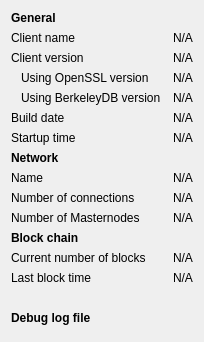
     <widget class="QWidget" name="tab_info">
      <attribute name="title">
       <string>&amp;Information</string>
      </attribute>
      <layout class="QGridLayout" name="gridLayout" columnstretch="0,0">
       <property name="horizontalSpacing">
        <number>12</number>
       </property>
       <item row="0" column="0">
        <widget class="QLabel" name="generalHeader">
         <property name="font">
          <font>
           <weight>75</weight>
           <bold>true</bold>
          </font>
         </property>
         <property name="text">
          <string>General</string>
         </property>
        </widget>
       </item>
       <item row="1" column="0">
        <widget class="QLabel" name="clientNameLabel">
         <property name="text">
          <string>Client name</string>
         </property>
        </widget>
       </item>
       <item row="1" column="1">
        <widget class="QLabel" name="clientName">
         <property name="cursor">
          <cursorShape>IBeamCursor</cursorShape>
         </property>
         <property name="text">
          <string>N/A</string>
         </property>
         <property name="textFormat">
          <enum>Qt::PlainText</enum>
         </property>
         <property name="textInteractionFlags">
          <set>Qt::LinksAccessibleByMouse|Qt::TextSelectableByKeyboard|Qt::TextSelectableByMouse</set>
         </property>
        </widget>
       </item>
       <item row="2" column="0">
        <widget class="QLabel" name="clientVersionLabel">
         <property name="text">
          <string>Client version</string>
         </property>
        </widget>
       </item>
       <item row="2" column="1">
        <widget class="QLabel" name="clientVersion">
         <property name="cursor">
          <cursorShape>IBeamCursor</cursorShape>
         </property>
         <property name="text">
          <string>N/A</string>
         </property>
         <property name="textFormat">
          <enum>Qt::PlainText</enum>
         </property>
         <property name="textInteractionFlags">
          <set>Qt::LinksAccessibleByMouse|Qt::TextSelectableByKeyboard|Qt::TextSelectableByMouse</set>
         </property>
        </widget>
       </item>
       <item row="3" column="0">
        <widget class="QLabel" name="openSSLVersionLabel">
         <property name="text">
          <string>Using OpenSSL version</string>
         </property>
         <property name="indent">
          <number>10</number>
         </property>
        </widget>
       </item>
       <item row="3" column="1">
        <widget class="QLabel" name="openSSLVersion">
         <property name="cursor">
          <cursorShape>IBeamCursor</cursorShape>
         </property>
         <property name="text">
          <string>N/A</string>
         </property>
         <property name="textFormat">
          <enum>Qt::PlainText</enum>
         </property>
         <property name="textInteractionFlags">
          <set>Qt::LinksAccessibleByMouse|Qt::TextSelectableByKeyboard|Qt::TextSelectableByMouse</set>
         </property>
        </widget>
       </item>
       <item row="4" column="0">
        <widget class="QLabel" name="berkeleyDBVersionLabel">
         <property name="text">
          <string>Using BerkeleyDB version</string>
         </property>
         <property name="indent">
          <number>10</number>
         </property>
        </widget>
       </item>
       <item row="4" column="1">
        <widget class="QLabel" name="berkeleyDBVersion">
         <property name="cursor">
          <cursorShape>IBeamCursor</cursorShape>
         </property>
         <property name="text">
          <string>N/A</string>
         </property>
         <property name="textFormat">
          <enum>Qt::PlainText</enum>
         </property>
         <property name="textInteractionFlags">
          <set>Qt::LinksAccessibleByMouse|Qt::TextSelectableByKeyboard|Qt::TextSelectableByMouse</set>
         </property>
        </widget>
       </item>
       <item row="5" column="0">
        <widget class="QLabel" name="buildDateLabel">
         <property name="text">
          <string>Build date</string>
         </property>
        </widget>
       </item>
       <item row="5" column="1">
        <widget class="QLabel" name="buildDate">
         <property name="cursor">
          <cursorShape>IBeamCursor</cursorShape>
         </property>
         <property name="text">
          <string>N/A</string>
         </property>
         <property name="textFormat">
          <enum>Qt::PlainText</enum>
         </property>
         <property name="textInteractionFlags">
          <set>Qt::LinksAccessibleByMouse|Qt::TextSelectableByKeyboard|Qt::TextSelectableByMouse</set>
         </property>
        </widget>
       </item>
       <item row="6" column="0">
        <widget class="QLabel" name="startupTimeLabel">
         <property name="text">
          <string>Startup time</string>
         </property>
        </widget>
       </item>
       <item row="6" column="1">
        <widget class="QLabel" name="startupTime">
         <property name="cursor">
          <cursorShape>IBeamCursor</cursorShape>
         </property>
         <property name="text">
          <string>N/A</string>
         </property>
         <property name="textFormat">
          <enum>Qt::PlainText</enum>
         </property>
         <property name="textInteractionFlags">
          <set>Qt::LinksAccessibleByMouse|Qt::TextSelectableByKeyboard|Qt::TextSelectableByMouse</set>
         </property>
        </widget>
       </item>
       <item row="7" column="0">
        <widget class="QLabel" name="networkHeader">
         <property name="font">
          <font>
           <weight>75</weight>
           <bold>true</bold>
          </font>
         </property>
         <property name="text">
          <string>Network</string>
         </property>
        </widget>
       </item>
       <item row="8" column="0">
        <widget class="QLabel" name="networkNameLabel">
         <property name="text">
          <string>Name</string>
         </property>
        </widget>
       </item>
       <item row="8" column="1">
        <widget class="QLabel" name="networkName">
         <property name="cursor">
          <cursorShape>IBeamCursor</cursorShape>
         </property>
         <property name="text">
          <string>N/A</string>
         </property>
         <property name="textFormat">
          <enum>Qt::PlainText</enum>
         </property>
         <property name="textInteractionFlags">
          <set>Qt::LinksAccessibleByMouse|Qt::TextSelectableByKeyboard|Qt::TextSelectableByMouse</set>
         </property>
        </widget>
       </item>
       <item row="9" column="0">
        <widget class="QLabel" name="numberOfConnectionsLabel">
         <property name="text">
          <string>Number of connections</string>
         </property>
        </widget>
       </item>
       <item row="9" column="1">
        <widget class="QLabel" name="numberOfConnections">
         <property name="cursor">
          <cursorShape>IBeamCursor</cursorShape>
         </property>
         <property name="text">
          <string>N/A</string>
         </property>
         <property name="textFormat">
          <enum>Qt::PlainText</enum>
         </property>
         <property name="textInteractionFlags">
          <set>Qt::LinksAccessibleByMouse|Qt::TextSelectableByKeyboard|Qt::TextSelectableByMouse</set>
         </property>
        </widget>
       </item>
       <item row="10" column="0">
        <widget class="QLabel" name="masternodeCountLabel">
         <property name="text">
          <string>Number of Masternodes</string>
         </property>
        </widget>
       </item>
       <item row="10" column="1">
        <widget class="QLabel" name="masternodeCount">
         <property name="text">
          <string>N/A</string>
         </property>
        </widget>
       </item>
       <item row="11" column="0">
        <widget class="QLabel" name="blockchainHeader">
         <property name="font">
          <font>
           <weight>75</weight>
           <bold>true</bold>
          </font>
         </property>
         <property name="text">
          <string>Block chain</string>
         </property>
        </widget>
       </item>
       <item row="12" column="0">
        <widget class="QLabel" name="numberOfBlocksLabel">
         <property name="text">
          <string>Current number of blocks</string>
         </property>
        </widget>
       </item>
       <item row="12" column="1">
        <widget class="QLabel" name="numberOfBlocks">
         <property name="cursor">
          <cursorShape>IBeamCursor</cursorShape>
         </property>
         <property name="text">
          <string>N/A</string>
         </property>
         <property name="textFormat">
          <enum>Qt::PlainText</enum>
         </property>
         <property name="textInteractionFlags">
          <set>Qt::LinksAccessibleByMouse|Qt::TextSelectableByKeyboard|Qt::TextSelectableByMouse</set>
         </property>
        </widget>
       </item>
       <item row="13" column="0">
        <widget class="QLabel" name="lastBlockTimeLabel">
         <property name="text">
          <string>Last block time</string>
         </property>
        </widget>
       </item>
       <item row="13" column="1">
        <widget class="QLabel" name="lastBlockTime">
         <property name="cursor">
          <cursorShape>IBeamCursor</cursorShape>
         </property>
         <property name="text">
          <string>N/A</string>
         </property>
         <property name="textFormat">
          <enum>Qt::PlainText</enum>
         </property>
         <property name="textInteractionFlags">
          <set>Qt::LinksAccessibleByMouse|Qt::TextSelectableByKeyboard|Qt::TextSelectableByMouse</set>
         </property>
        </widget>
       </item>
       <item row="14" column="0">
        <spacer name="verticalSpacer_2">
         <property name="orientation">
          <enum>Qt::Vertical</enum>
         </property>
         <property name="sizeHint" stdset="0">
          <size>
           <width>20</width>
           <height>20</height>
          </size>
         </property>
        </spacer>
       </item>
       <item row="15" column="0">
        <widget class="QLabel" name="debugLogFileHeader">
         <property name="font">
          <font>
           <weight>75</weight>
           <bold>true</bold>
          </font>
         </property>
         <property name="text">
          <string>Debug log file</string>
         </property>
        </widget>
       </item>
       <item row="16" column="0">
        <widget class="QtMaterialFlatButton" name="openDebugLogfileButton" native="true">
         <property name="toolTip">
          <string>Open the BWK debug log file from the current data directory. This can take a few seconds for large log files.</string>
         </property>
         <property name="text" stdset="0">
          <string>Open</string>
         </property>
         <property name="autoDefault" stdset="0">
          <bool>false</bool>
         </property>
        </widget>
       </item>
      </layout>
     </widget>
